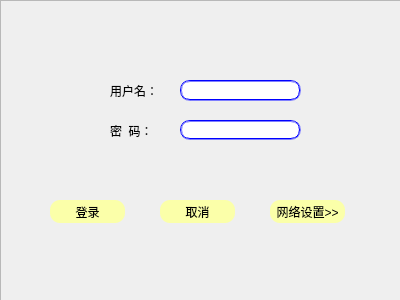
<?xml version="1.0" encoding="UTF-8"?>
<ui version="4.0">
 <class>LoginDialog</class>
 <widget class="QDialog" name="LoginDialog">
  <property name="geometry">
   <rect>
    <x>0</x>
    <y>0</y>
    <width>400</width>
    <height>300</height>
   </rect>
  </property>
  <property name="windowTitle">
   <string>医院挂号系统登录</string>
  </property>
  <property name="styleSheet">
   <string notr="true"/>
  </property>
  <widget class="QLabel" name="label_username">
   <property name="geometry">
    <rect>
     <x>110</x>
     <y>80</y>
     <width>54</width>
     <height>21</height>
    </rect>
   </property>
   <property name="text">
    <string>用户名：</string>
   </property>
  </widget>
  <widget class="QLabel" name="label_password">
   <property name="geometry">
    <rect>
     <x>110</x>
     <y>120</y>
     <width>54</width>
     <height>21</height>
    </rect>
   </property>
   <property name="text">
    <string>密  码：</string>
   </property>
  </widget>
  <widget class="QLineEdit" name="lE_username">
   <property name="geometry">
    <rect>
     <x>180</x>
     <y>80</y>
     <width>121</width>
     <height>21</height>
    </rect>
   </property>
   <property name="styleSheet">
    <string notr="true">QLineEdit{border-radius: 10px;
border: 2px groove blue;
}</string>
   </property>
  </widget>
  <widget class="QLineEdit" name="LE_passwd">
   <property name="geometry">
    <rect>
     <x>180</x>
     <y>120</y>
     <width>121</width>
     <height>20</height>
    </rect>
   </property>
   <property name="styleSheet">
    <string notr="true">QLineEdit{border-radius: 10px;
border: 2px groove blue;
}</string>
   </property>
   <property name="echoMode">
    <enum>QLineEdit::Password</enum>
   </property>
  </widget>
  <widget class="QPushButton" name="Bn_cancel">
   <property name="geometry">
    <rect>
     <x>160</x>
     <y>200</y>
     <width>75</width>
     <height>23</height>
    </rect>
   </property>
   <property name="styleSheet">
    <string notr="true">QPushButton{border-radius: 10px;
background-color: rgb(251, 255, 169);}


QPushButton:hover{background-color: rgb(24, 160, 223);}</string>
   </property>
   <property name="text">
    <string>取消</string>
   </property>
   <property name="autoDefault">
    <bool>false</bool>
   </property>
  </widget>
  <widget class="QPushButton" name="Bn_login">
   <property name="geometry">
    <rect>
     <x>50</x>
     <y>200</y>
     <width>75</width>
     <height>23</height>
    </rect>
   </property>
   <property name="styleSheet">
    <string notr="true">QPushButton{border-radius: 10px;
background-color: rgb(251, 255, 169);}


QPushButton:hover{
background-color: rgb(24, 160, 223);
}

</string>
   </property>
   <property name="text">
    <string>登录</string>
   </property>
  </widget>
  <widget class="QPushButton" name="Bn_network">
   <property name="geometry">
    <rect>
     <x>270</x>
     <y>200</y>
     <width>75</width>
     <height>23</height>
    </rect>
   </property>
   <property name="styleSheet">
    <string notr="true">QPushButton{border-radius: 10px;
background-color: rgb(251, 255, 169);}


QPushButton:hover{background-color: rgb(24, 160, 223);}</string>
   </property>
   <property name="text">
    <string>网络设置&gt;&gt;</string>
   </property>
  </widget>
  <widget class="QFrame" name="frame">
   <property name="geometry">
    <rect>
     <x>0</x>
     <y>0</y>
     <width>401</width>
     <height>331</height>
    </rect>
   </property>
   <property name="styleSheet">
    <string notr="true">border-image: url(:/new/prefix1/背景图.jpg);</string>
   </property>
   <property name="frameShape">
    <enum>QFrame::StyledPanel</enum>
   </property>
   <property name="frameShadow">
    <enum>QFrame::Raised</enum>
   </property>
  </widget>
  <zorder>frame</zorder>
  <zorder>label_username</zorder>
  <zorder>label_password</zorder>
  <zorder>lE_username</zorder>
  <zorder>LE_passwd</zorder>
  <zorder>Bn_cancel</zorder>
  <zorder>Bn_login</zorder>
  <zorder>Bn_network</zorder>
 </widget>
 <resources/>
 <connections/>
</ui>
